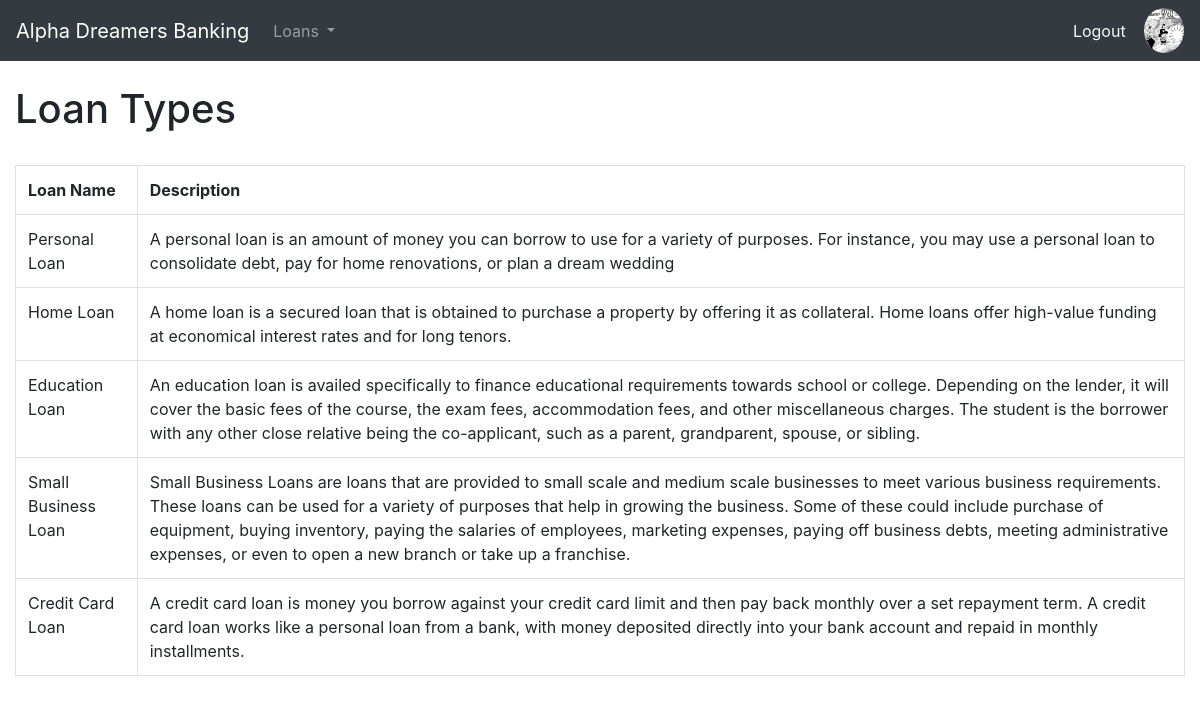
/loan-types (signed in), run on the app's committed database.
### login/models.py (models this page shows, shortened)
class customer(models.Model):
    account_status = (
        ('Active', 'Active'),
        ('Inactive', 'Inactive')
    )
    user = models.OneToOneField(User, unique=True, on_delete=models.CASCADE, limit_choices_to={'is_staff': False},
    related_name='customer', default="user=request.user.username")
    cust_id = models.UUIDField(default=uuid.uuid4, unique=True, primary_key=True, editable=False)
    first_name = models.CharField(max_length=250, null=False, blank=False)
    surname = models.CharField(max_length=250, null=False, blank=False)
    complete_address = models.CharField(max_length=250)
    contact_number = models.IntegerField(null=False, blank=False)
    email_address = models.EmailField(max_length=100, null=False, blank=False, default="")
    gender =  models.CharField(max_length=30, null=False, blank=False, default="")
    civil_status = models.CharField(max_length=250, null=False, blank=False)
    birthdate = models.DateField()
    age = models.IntegerField(null=False, blank=False)
    profile_pic = models.ImageField(upload_to='img', null=True, blank=True, default='img/default.jpg')
    account_status = models.CharField(max_length=100, choices=account_status, default="")

### loans/models.py (models this page shows, shortened)
class loan_type(models.Model):
    loan_type_id = models.UUIDField(default=uuid.uuid4, unique=True, primary_key=True, editable=False)
    loan_name = models.CharField(max_length=250)
    description = models.TextField(null=False, blank=False)

### loans/views.py (the view)
# urls.py: path('loan-types', views.loan_types, name='loan-types'),
@login_required(login_url='/customer-login')
def loan_types(request):
    customers = customer.objects.all().filter(user=request.user.id)
    types = loan_type.objects.all()
    context = {'types':types, 'customers':customers}
    return render(request, 'officer/types.html', context)

### officer/templates/officer/types.html (shortened to what this page needs)
{% extends 'main.html' %}
{% block content %}
{% if user.is_authenticated and user.is_staff == False %}
{% include 'loans/customer_nav.html' %}
{% elif user.is_staff == True %}
{% include 'officer/admin_nav.html' %}
{% else %}
{% include 'nav.html' %}
{% endif %}
{% load crispy_forms_tags %}
<head>
</head>
<br>
<div class="container-fluid">
    <h1>Loan Types</h1>
    <br>
    {% if user.is_staff == False %}
    <table class="table table-bordered">
        <tr>
            <th>Loan Name</th>
            <th>Description</th>
        </tr>
        {% for loan_type in types %}
        <tr>
            <td>{{loan_type.loan_name}}</td>
            <td>{{loan_type.description}}</td>
        </tr>
        {% endfor %}
    </table>
    {% endif %}
</div>
{% endblock content %}

### loans/templates/loans/customer_nav.html (shortened to what this page needs)
<nav class="navbar navbar-expand-sm navbar-dark bg-dark">
    <a class="navbar-brand" href="{% url 'loans:user-page' %}">Alpha Dreamers Banking</a>
    <div class="collapse navbar-collapse" id="navbarText">
        <ul class="navbar-nav mr-auto">
            <li class="nav-item dropdown">
                <a class="nav-link dropdown-toggle" href="#" id="navbardrop" data-toggle="dropdown">
                    Loans
                </a>
            </li>
        </ul>
        {% if user.is_authenticated %}
        <a class="text-light" href="{% url 'login:logout' %}">Logout</a>
        {% for customer in customers %}
            {% if  customer.profile_pic.url %}
            <a href="{% url 'login:edit-details' customer.cust_id %}">
                <img src="{{ customer.profile_pic.url }}" style="height: 45px;" class="rounded-circle account-img" alt="User Image">
            </a>
            {% endif %}
        {% endfor %}
        {% else %}
        <a class="text-dark" href="{% url 'login:customer-login' %}">Login</a>
        <a class="btn btn-sm btn-primary m-2"  href="{% url 'login:customer-signup' %}">Register</a>
        {% endif %}
    </div>
</nav>

### data on the page
customer: profile_pic (picture)
loan_type: loan_name "Personal Loan", description "A personal loan is an amount of money you can borrow to use for a variety of purposes. For instance, you may use a personal loan to consolidate debt, pay for home renovations, or plan a dream wedding"
loan_type: loan_name "Home Loan", description "A home loan is a secured loan that is obtained to purchase a property by offering it as collateral. Home loans offer high-value funding at economical interest rates and for long tenors."
loan_type: loan_name "Education Loan", description "An education loan is availed specifically to finance educational requirements towards school or college. Depending on the lender, it will cover the basic fees of the course, the exam fees, accommodation fees, and other miscellaneous charges. The student is the borrower with any other close relative being the co-applicant, such as a parent, grandparent, spouse, or sibling."
loan_type: loan_name "Small Business Loan", description "Small Business Loans are loans that are provided to small scale and medium scale businesses to meet various business requirements. These loans can be used for a variety of purposes that help in growing the business. Some of these could include purchase of equipment, buying inventory, paying the salaries of employees, marketing expenses, paying off business debts, meeting administrative expenses, or even to open a new branch or take up a franchise."
loan_type: loan_name "Credit Card Loan", description "A credit card loan is money you borrow against your credit card limit and then pay back monthly over a set repayment term. A credit card loan works like a personal loan from a bank, with money deposited directly into your bank account and repaid in monthly installments."
